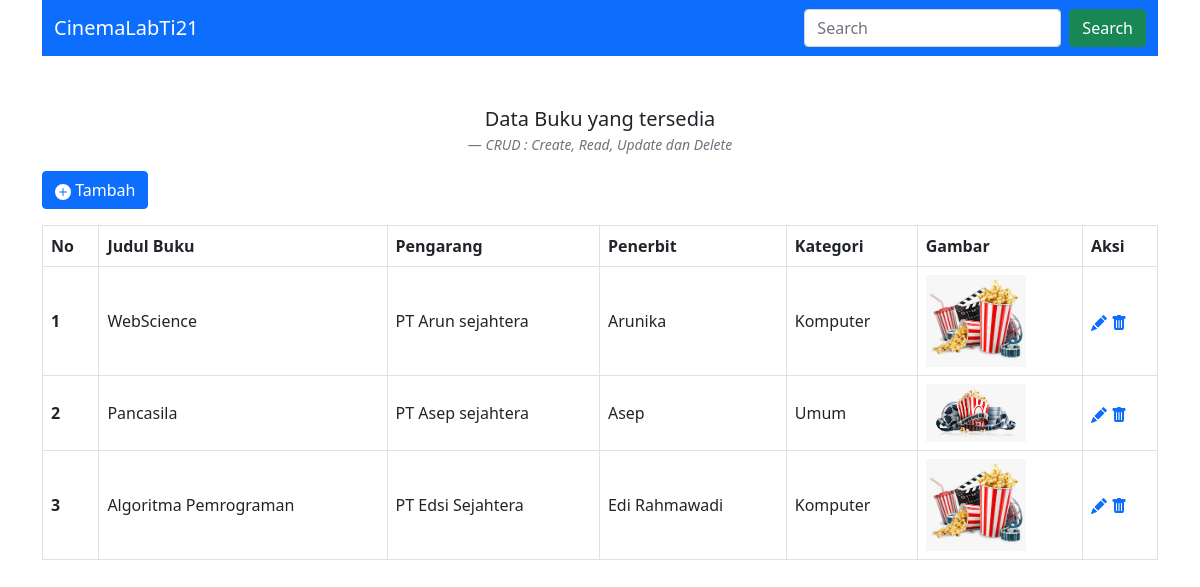
The page / on the database its author committed.
### tables this page shows
CREATE TABLE IF NOT EXISTS `tb_buku` (
  `id` int(11) NOT NULL,
  `judul` varchar(50) NOT NULL,
  `pengarang` varchar(50) NOT NULL,
  `penerbit` varchar(50) NOT NULL,
  `kategori` varchar(50) NOT NULL,
  `gambar` varchar(30) NOT NULL
);

### index.php (the view, shortened to what this page needs)
<!DOCTYPE html>
<?php
include 'koneksi.php';
?>
<html lang="en">
<head>
  <link href="https://cdn.jsdelivr.net/npm/bootstrap@5.0.2/dist/css/bootstrap.min.css" rel="stylesheet"
 />
</head>
<body>
  <div class="container">
    <nav class="navbar navbar-dark bg-primary">
      <div class="container-fluid">
        <a class="navbar-brand">CinemaLabTi21</a>
        <form class="d-flex">
          <input class="form-control me-2" type="search" placeholder="Search" aria-label="Search" />
          <button class="btn btn-success" type="submit">Search</button>
        </form>
      </div>
    </nav>
    <figure class="text-center mt-5">
      <blockquote class="blockquote">
        <p>Data Buku yang tersedia</p>
      </blockquote>
      <figcaption class="blockquote-footer"><cite title="Source Title">CRUD : Create, Read, Update dan Delete</cite>
      </figcaption>
    </figure>
    <a href="olah.php" type="button" class="btn btn-primary mb-3"><svg xmlns="http://www.w3.org/2000/svg" width="16"
        height="16" fill="currentColor" class="bi bi-plus-circle-fill" viewBox="0 0 16 16">
        <path
          d="M16 8A8 8 0 1 1 0 8a8 8 0 0 1 16 0zM8.5 4.5a.5.5 0 0 0-1 0v3h-3a.5.5 0 0 0 0 1h3v3a.5.5 0 0 0 1 0v-3h3a.5.5 0 0 0 0-1h-3v-3z" />
      </svg> Tambah</a>
    <table class="table table-hover table-bordered align-middle">
      <thead>
        <tr>
          <th scope="col">No</th>
          <th scope="col">Judul Buku</th>
          <th scope="col">Pengarang</th>
          <th scope="col">Penerbit</th>
          <th scope="col">Kategori</th>
          <th scope="col">Gambar</th>
          <th scope="col">Aksi</th>
        </tr>
      </thead>
      <tbody>
        <?php
        $query = "SELECT * FROM tb_buku";
        $sql = mysqli_query($konek, $query);
        $no = 1;
        while ($data = mysqli_fetch_array($sql)) {
          ?>
          <tr>
            <th scope="row">
              <?php echo $no; ?>
            </th>
            <td>
              <?php echo $data['judul']; ?>
            </td>
            <td>
              <?php echo $data['pengarang']; ?>
            </td>
            <td>
              <?php echo $data['penerbit']; ?>
            </td>
            <td>
              <?php echo $data['kategori']; ?>
            </td>
            <td><img src="image/<?php echo $data['gambar']; ?>" alt="Gambar" style="width: 100px" /></td>
            <td><a href="olah.php" id=<?php echo $data['id']; ?>></a>
              <a href="proses.php?hapus=<?php echo $data['id']; ?>"></a>
            </td>
          </tr>
          <?php
          $no++;
        }
        ?>
      </tbody>
    </table>
  </div>
</body>
</html>

### rows shown on the page
tb_buku: judul "WebScience", pengarang "PT Arun sejahtera", penerbit "Arunika", kategori "Komputer", gambar (picture)
tb_buku: judul "Pancasila", pengarang "PT Asep sejahtera", penerbit "Asep", kategori "Umum", gambar (picture)
tb_buku: judul "Algoritma Pemrograman", pengarang "PT Edsi Sejahtera", penerbit "Edi Rahmawadi", kategori "Komputer", gambar (picture)
